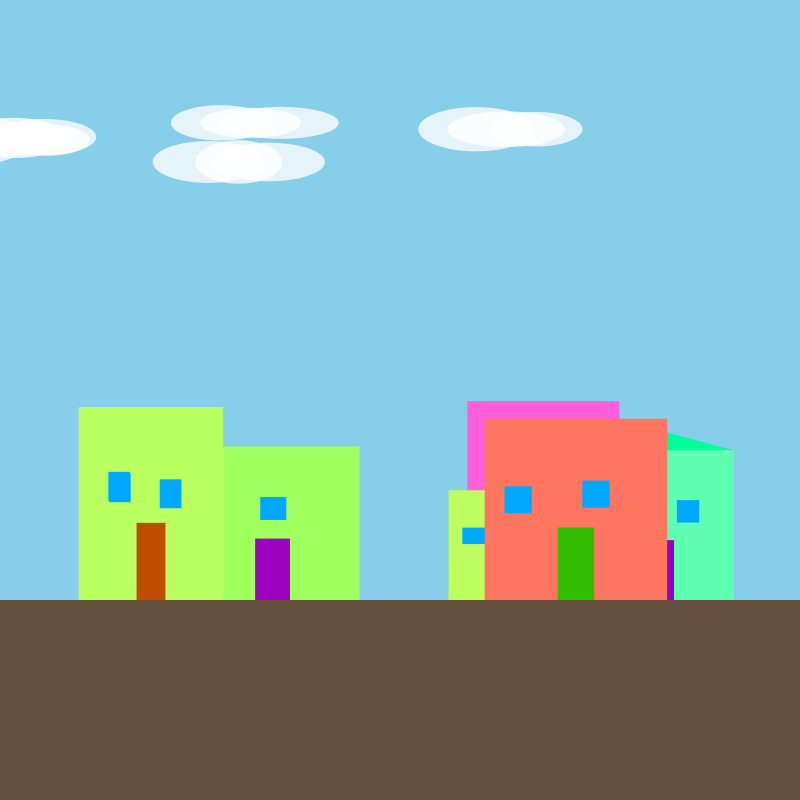
Frame 1 (no input)
Frame 60 (the mouse pressed at the canvas centre just before this capture): identical to frame 1, image omitted
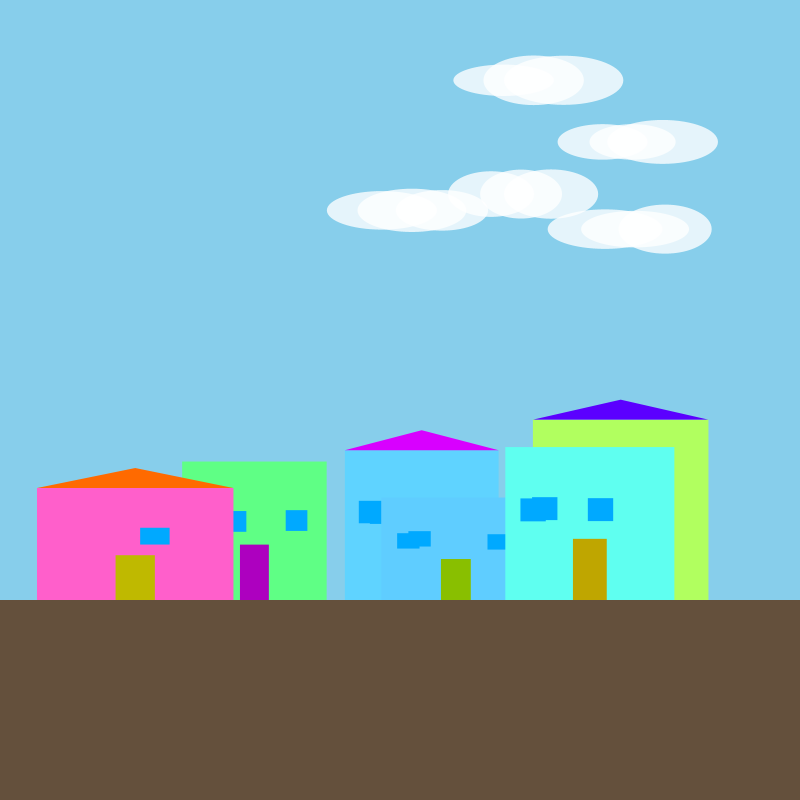
Frame 120 (the mouse held since frame 60 and released just before this capture)

The Processing sketch that drew these frames (run headless with seeded random() and noise(); from frame 60 on, the mouse is pressed at the canvas centre):

// Processing sketch: functionPractice
// ── functionPractice.pde
int randomSeed = int(random(10000));
float HOUSE_WIDTH_MIN = 100;
float HOUSE_WIDTH_MAX = 200;
float HOUSE_HEIGHT_MIN = 100;
float HOUSE_HEIGHT_MAX = 200;

void setup() {
  size(800, 800);
}

void mousePressed() {
  randomSeed = int(random(10000));
}

void draw() {
  randomSeed(randomSeed);
  background(135, 206, 235);

 Cloud();
  float fixedY = 0.75 * height;
  fill(100, 80, 60); 
  rect(0, fixedY, width, height * 0.25);  

  for (int n = 0; n < 6; n++) {  
    house(random(0.1 * width, 0.9 * width), fixedY, random(HOUSE_WIDTH_MIN, HOUSE_WIDTH_MAX), random(HOUSE_HEIGHT_MIN, HOUSE_HEIGHT_MAX));
  }
}

void house(float x, float y, float w, float h) {
  pushStyle();
  colorMode(HSB, 360, 80, 80);
  
  fill(random(0, 360), 50, 90);
  rect(x - w / 2, y - h, w, h); 

  if (random(1) > 0.5) {
    fill(random(0, 360), 80, 80);
    triangle(x - w / 2, y - h, x + w / 2, y - h, x, y - h - 20);
  }
  
  float doorW = w * 0.2;
  float doorH = h * 0.4;
  fill(random(0, 360), 100, 60);
  rect(x - doorW / 2, y - doorH, doorW, doorH);  

  
  int windowCount = int(random(1, 4));
  for (int n = 0; n < windowCount; n++) {
    float windowW = w * 0.15;
    float windowH = h * 0.15;
    float windowX = random(x - w / 2 + windowW, x + w / 2 - windowW);
    float windowY = random(y - h + doorH, y - doorH - windowH);

    fill(200, 100, 100); 
    rect(windowX - windowW / 2, windowY - windowH / 2, windowW, windowH);
  }
  
  popStyle();
}

void Cloud() {
  fill(255, 255, 255, 200); 
  noStroke();
  
  for (int n = 0; n < 5; n++) { 
    float cloudX = random(width); 
    float cloudY = random(height * 0.1, height * 0.3); 
    ellipse(cloudX, cloudY, random(80, 120), random(30, 50)); 
    ellipse(cloudX - 30, cloudY, random(80, 120), random(30, 50)); 
    ellipse(cloudX + 30, cloudY, random(80, 120), random(30, 50)); 
  }
}
